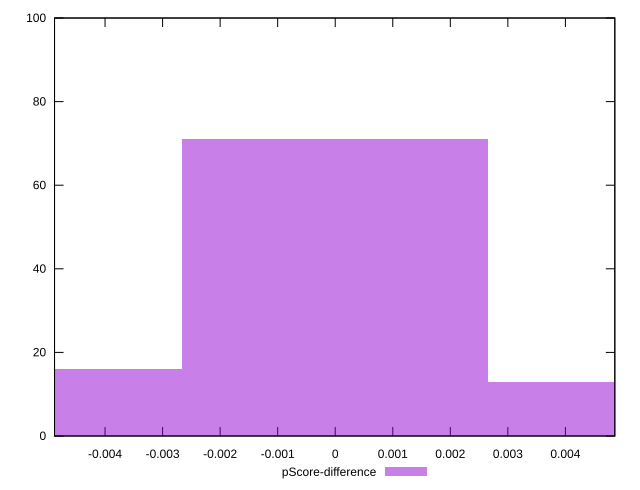

Here is the gnuplot script that generated this plot:
reset

$pScoreDifference <<EOF
0 71
-0.005309733635235629 16
0.005309733635235629 13
EOF

set key outside below
set boxwidth 0.005309733635235629
set xrange [-0.004877777777777759:0.004858888888888857]
set yrange [0:100]
set trange [0:100]
set style fill transparent solid 0.5 noborder
set terminal svg size 640, 490 enhanced background rgb 'white'
set output "report_00015_2021-02-09T16-11-33.973Z/uses-rel-preconnect/samples/pages+cached+noadtech+nomedia/pScore-difference/histogram.svg"

plot $pScoreDifference title "pScore-difference" with boxes

reset
